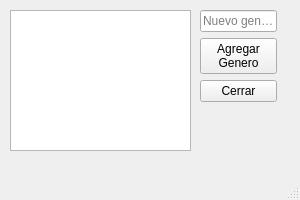
<?xml version="1.0" encoding="UTF-8"?>
<ui version="4.0">
 <class>Genero</class>
 <widget class="QMainWindow" name="Genero">
  <property name="geometry">
   <rect>
    <x>0</x>
    <y>0</y>
    <width>300</width>
    <height>200</height>
   </rect>
  </property>
  <property name="minimumSize">
   <size>
    <width>300</width>
    <height>200</height>
   </size>
  </property>
  <property name="maximumSize">
   <size>
    <width>300</width>
    <height>200</height>
   </size>
  </property>
  <property name="windowTitle">
   <string>MainWindow</string>
  </property>
  <widget class="QWidget" name="centralwidget">
   <widget class="QListWidget" name="listagenero">
    <property name="geometry">
     <rect>
      <x>10</x>
      <y>10</y>
      <width>181</width>
      <height>141</height>
     </rect>
    </property>
   </widget>
   <widget class="QWidget" name="layoutWidget">
    <property name="geometry">
     <rect>
      <x>200</x>
      <y>10</y>
      <width>77</width>
      <height>141</height>
     </rect>
    </property>
    <layout class="QVBoxLayout" name="verticalLayout">
     <item>
      <widget class="QLineEdit" name="newGenero">
       <property name="placeholderText">
        <string>Nuevo genero</string>
       </property>
      </widget>
     </item>
     <item>
      <widget class="QPushButton" name="pushButton">
       <property name="text">
        <string>Agregar 
Genero</string>
       </property>
      </widget>
     </item>
     <item>
      <widget class="QPushButton" name="pushButton_2">
       <property name="text">
        <string>Cerrar</string>
       </property>
      </widget>
     </item>
     <item>
      <spacer name="verticalSpacer">
       <property name="orientation">
        <enum>Qt::Vertical</enum>
       </property>
       <property name="sizeHint" stdset="0">
        <size>
         <width>20</width>
         <height>98</height>
        </size>
       </property>
      </spacer>
     </item>
    </layout>
   </widget>
  </widget>
  <widget class="QMenuBar" name="menubar">
   <property name="geometry">
    <rect>
     <x>0</x>
     <y>0</y>
     <width>300</width>
     <height>21</height>
    </rect>
   </property>
  </widget>
  <widget class="QStatusBar" name="statusbar"/>
 </widget>
 <resources/>
 <connections/>
</ui>
